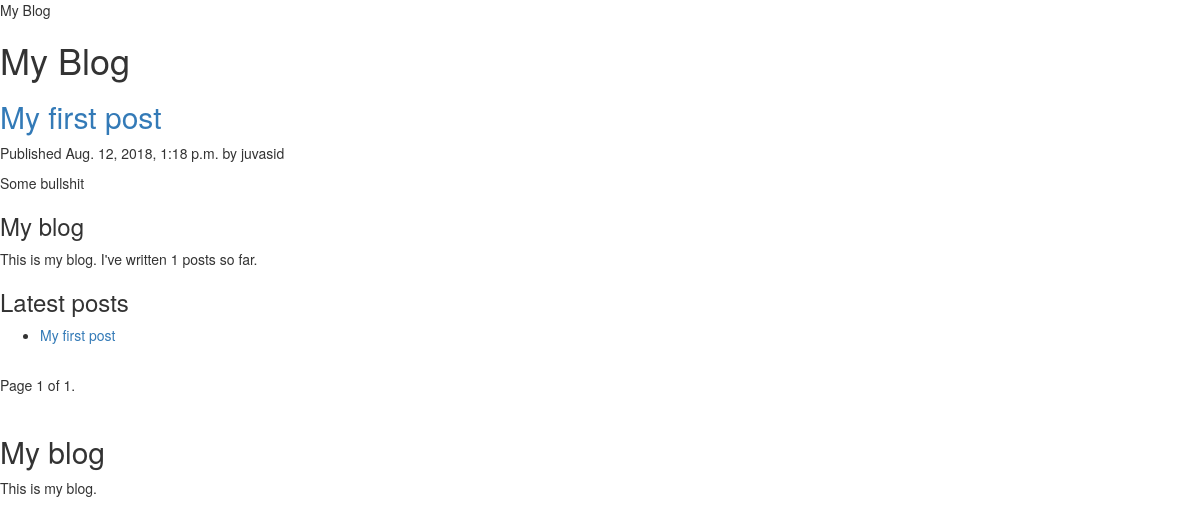
/blog/, run on an earlier commit of the app's database.
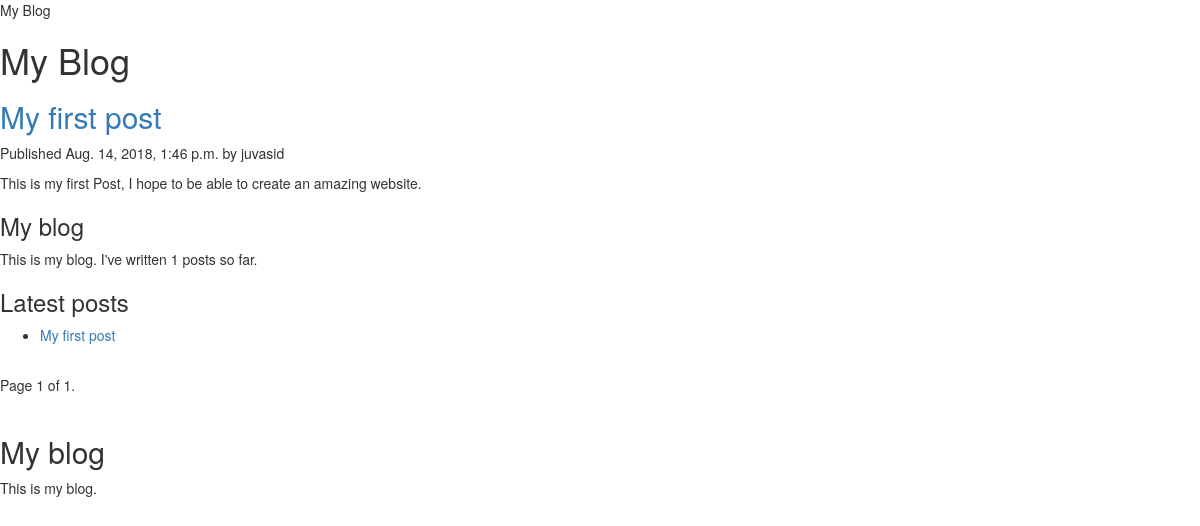
And on a later commit of the database.
### blog/models.py (models this page shows, shortened)
class Post(models.Model):
    STATUS_CHOICES = (
        ('draft', 'Draft'),
        ('published', 'Published'),
    )
    title = models.CharField(max_length=250)
    slug = models.SlugField(max_length=250,
                            unique_for_date='publish')
    author = models.ForeignKey(User,
                               on_delete=models.CASCADE,
                               related_name='blog_posts')
    body = models.TextField()
    publish = models.DateTimeField(default=timezone.now)
    created = models.DateTimeField(auto_now_add=True)
    updated = models.DateTimeField(auto_now=True)
    status = models.CharField(max_length=10,
                              choices=STATUS_CHOICES,
                              default='draft')
    objects = models.Manager()
    published = PublishedManager()
    tags = TaggableManager()
    class Meta:
        ordering = ('-publish',)
    def get_absolute_url(self):
        return reverse('blog:post_detail',
                       args=[self.publish.year,
                             self.publish.month,
                             self.publish.day,
                             self.slug])

### blog/views.py (the view)
# urls.py: path('', views.post_list, name='post_list'),
def post_list(request, tag_slug=None):
    object_list = Post.published.all()
    tag = None
    if tag_slug:
        tag = get_object_or_404(Tag, slug=tag_slug)
        object_list = object_list.filter(tags__in=[tag])
    paginator = Paginator(object_list, 3)
    page = request.GET.get('page')
    try:
        posts = paginator.page(page)
    except PageNotAnInteger:
        posts = paginator.page(1)
    except EmptyPage:
        posts = paginator.page(paginator.num_pages)
    return render(request,
                  'blog/post/list.html',
                  {'page': page,
                   'posts': posts,
                   'tag': tag,})

### blog/models.py (called while the page is built)
    def get_queryset(self):
        return super(PublishedManager, self).get_queryset().filter(status='published')

### blog/templatetags/blog_tags.py (called while the page is built)
@register.simple_tag
def total_posts():
    return Post.published.count()

@register.inclusion_tag('blog/post/latest_posts.html')
def show_latest_posts(count=3):
    latest_posts = Post.published.order_by('-publish')[:count]
    return {'latest_posts': latest_posts,}

### templates/blog/post/list.html (shortened to what this page needs)
{% extends "blog/base.html" %}
{% load blog_tags %}
{% block content %}
  <h1>My Blog</h1>
  {% for post in posts %}
    <h2>
      <a href="{{ post.get_absolute_url }}">
        {{ post.title }}
      </a>
    </h2>
    <p class="date">
      Published {{ post.publish }} by {{ post.author }}
    </p>
    {{ post.body|truncatewords:30|linebreaks }}
  {% endfor %}
	<h3>My blog</h3>
		<p>This is my blog. I've written {% total_posts %} posts so far.</p>  </div>
	  <h3>Latest posts</h3>
		{% show_latest_posts 3 %}
  {% include "blog/pagination.html" with page=posts %}
{% endblock %}

### templates/blog/post/latest_posts.html
<ul>
	{% for post in latest_posts %}
	<li>
		<a href="{{ post.get_absolute_url }}">{{ post.title }}</a>
	</li>
	{% endfor %}
</ul>

What changed in the data, as far as the page shows it:
changed Post "My first post": publish "Aug. 12, 2018, 1:18 p.m." → "Aug. 14, 2018, 1:46 p.m."; body "Some bullshit" → "This is my first Post, I hope to be able to create an amazing website."
